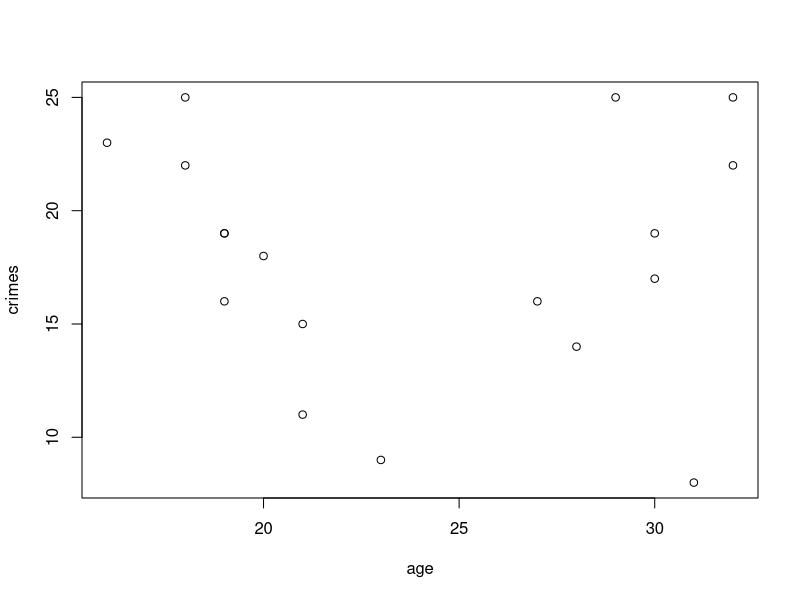
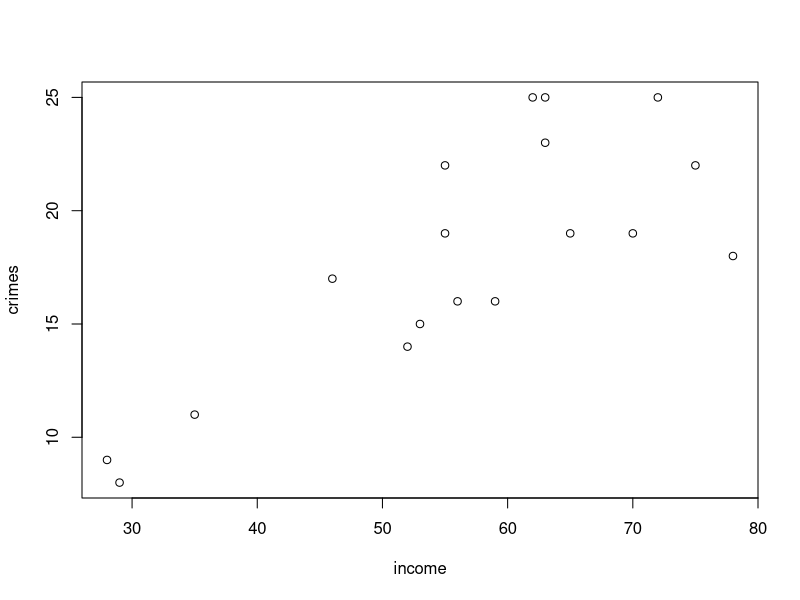
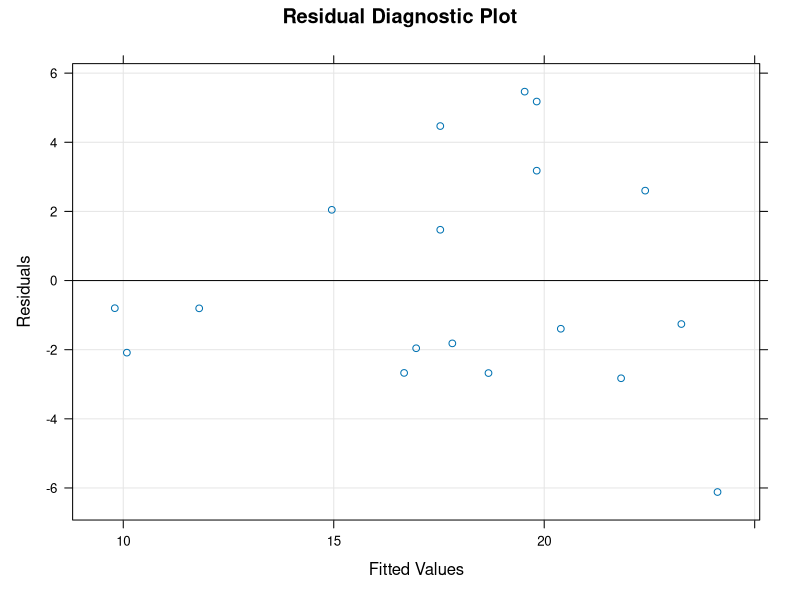
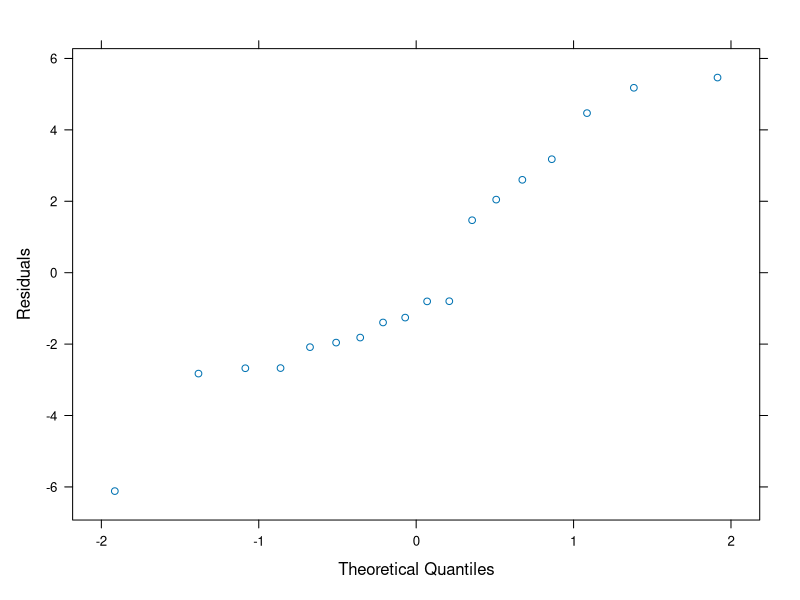

The R source for these figures, in order:
## ---- chunk 1
knitr::opts_chunk$set(echo = TRUE)
options(warn=-1)
## ---- chunk 2
dat=matrix(as.numeric(as.matrix(read.table("crimemale.txt"))[2:19,]),ncol=3)
age=dat[,1]
income=dat[,2]
crimes=dat[,3]

investigate_linear_correlation <- function(v1,v2,xlab,ylab){
  print(v1)
  print(v2)
  plot(v1,v2,xlab=xlab,ylab=ylab)
  corr=cor(v1,v2)
  print(paste("Correlation: (",xlab,",",ylab,")",corr))
  corr=abs(corr)
  
  # TODO adjust these thresholds based on statistical standards (if they exist) 
  
  if (corr<0.7) w ="unlikely"
  else if (corr<0.8) w = "plausible"
  else w="likely"
  print(paste("Linear correlation seems",w))
}

investigate_linear_correlation(age,crimes,"age","crimes")

## ---- chunk 3
investigate_linear_correlation(income,crimes,"income","crimes")
## ---- chunk 4
lmres = lm(crimes ~ income)
summary(lmres)
library("lattice")
xyplot(resid(lmres) ~ fitted(lmres),
  xlab = "Fitted Values",
  ylab = "Residuals",
  main = "Residual Diagnostic Plot",
  panel = function(x, y, ...)
  {
    panel.grid(h = -1, v = -1)
    panel.abline(h = 0)
    panel.xyplot(x, y, ...)
  }
)
qqmath( ~ resid(lmres),
  xlab = "Theoretical Quantiles",
  ylab = "Residuals"
)
## ---- chunk 5

## ---- chunk 6

## ---- chunk 7
sum(c(45,32,18,12,9,3,13,9,9))*0.046
## ---- chunk 8
expected <- c(0.301,0.176,0.125,0.097,0.079,0.067,0.058,0.051,0.046)
observed <-c(45,32,18,12,9,3,13,9,9)
chisq.test(observed, p=expected)
## ---- chunk 9

## ---- chunk 10
result <- matrix(c(179,96,52,39,47,17,13,15,57,36,18,15), ncol = 3)
colnames(result) <-  c('won', 'lost', 'draw')
rownames(result) <- c('Bob', 'Cecilia', 'David', 'Emma')
chisq.test(result)
## ---- chunk 11
round(chisq.test(result)$exp['Emma', 'won'],3)
